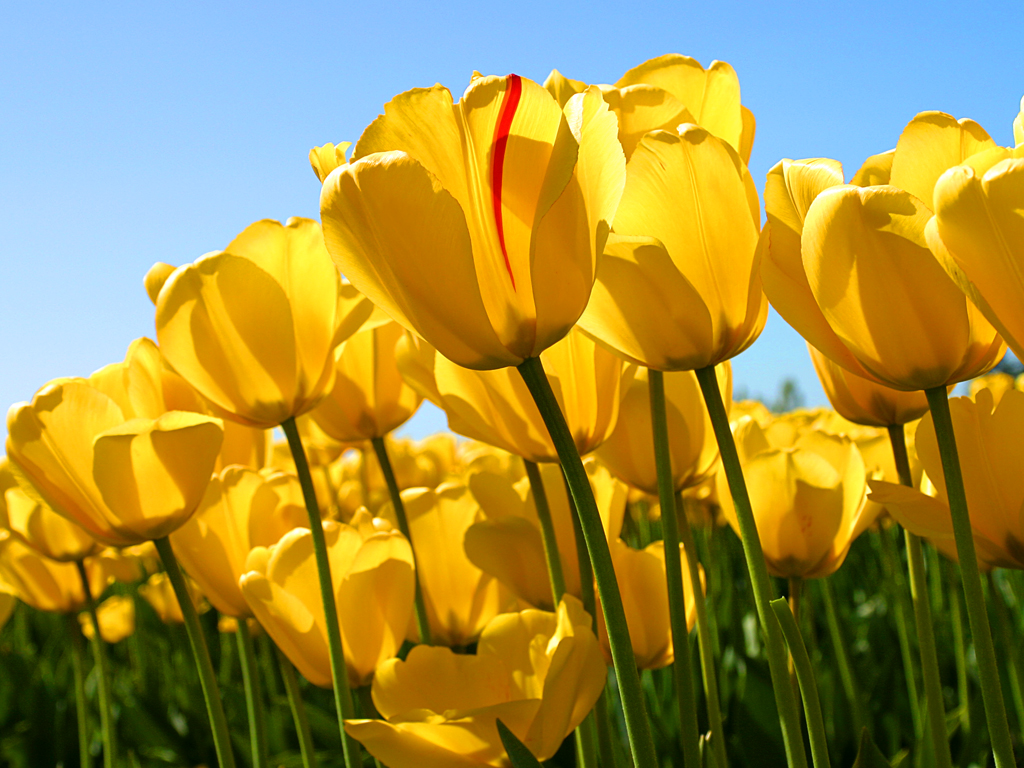
#> input picture data/tulips.jpg, 1024 x 768 px
$ jupyter execute --allow-errors nb_rub.ipynb
#> lines starting #> are read from the running program, lines starting #| are printed output that depends on the picture; after the words box and inside, x2 and y2 are one past the last pixel; in counts of white or black regions, pixels touching at a corner belong together
#> further down, img is the input picture: shape (768, 1024, 3); mean R, G, B 161.3, 143.3, 66.7
<h1><center>Projet ACV</center></h1>

# Imports

[cell 1]
from matplotlib import pyplot as plt
plt.rcParams['figure.figsize'] = [15, 10]

import numpy as np
import cv2 # librairie OpenCV

# Filtres statiques

[cell 2]
# Conversion de l'image de BGR en RGB

# [4 lines left out: function to_RGB, not called in this run]

[cell 3]
# Conversion en HSV

# [4 lines left out: function to_HSV, not called in this run]

[cell 4]
# [10 lines left out: function filtre_miroir_vertic, not called in this run]

[cell 5]
def filtre_miroir_horiz(image):
    '''Applique un filtre miroir à l'horizontale de l'image entrée en input'''
    # A FAIRE
    height, width = image.shape[:2]
#> height = 768; width = 1024
    image_miroir = np.zeros((height, width, 3), 'uint8')
    demi_image = image[0:height//2,:]
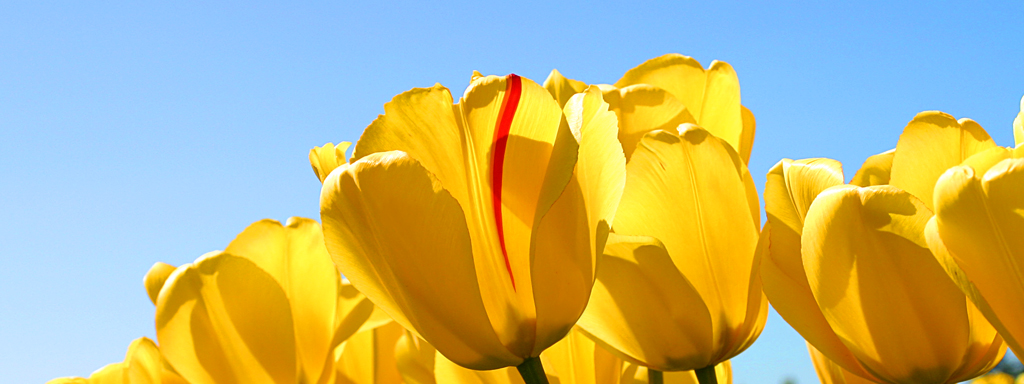
#> demi_image: shape (384, 1024, 3); mean R, G, B 188.3, 180.8, 125.2
    demi_image_miroir = np.flip(demi_image, axis = 0)
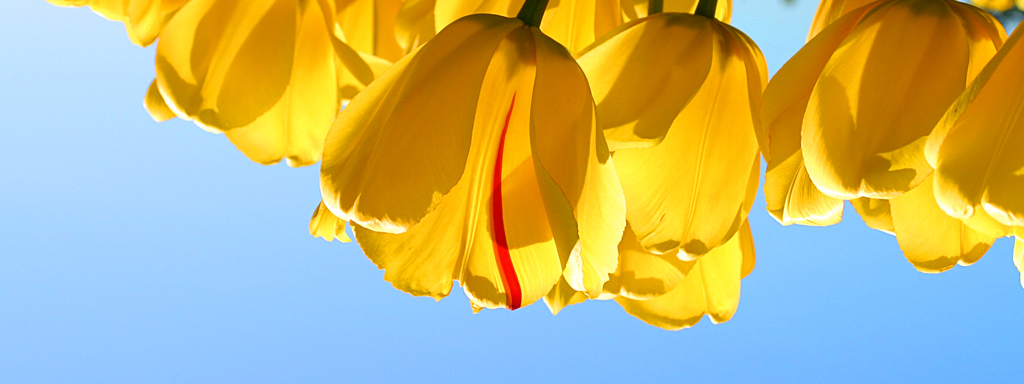
#> demi_image_miroir: shape (384, 1024, 3); mean R, G, B 188.3, 180.8, 125.2
    image_miroir[0:height//2,:] = demi_image
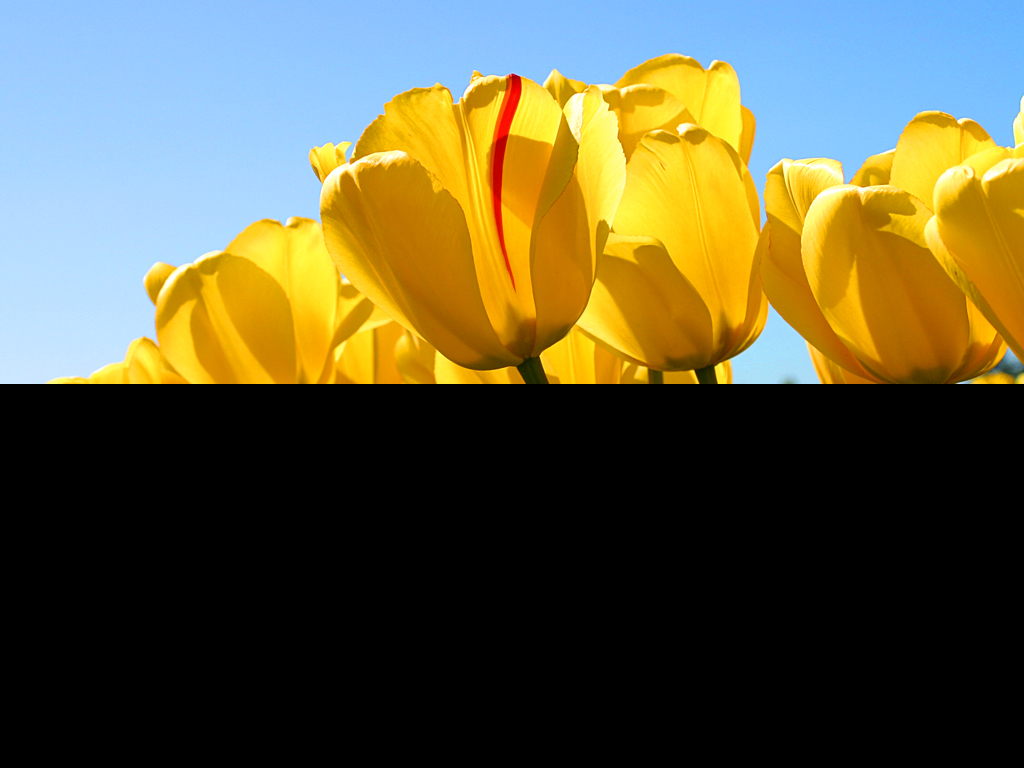
#> image_miroir: shape (768, 1024, 3); mean R, G, B 94.2, 90.4, 62.6
    image_miroir[height//2:,:] = demi_image_miroir
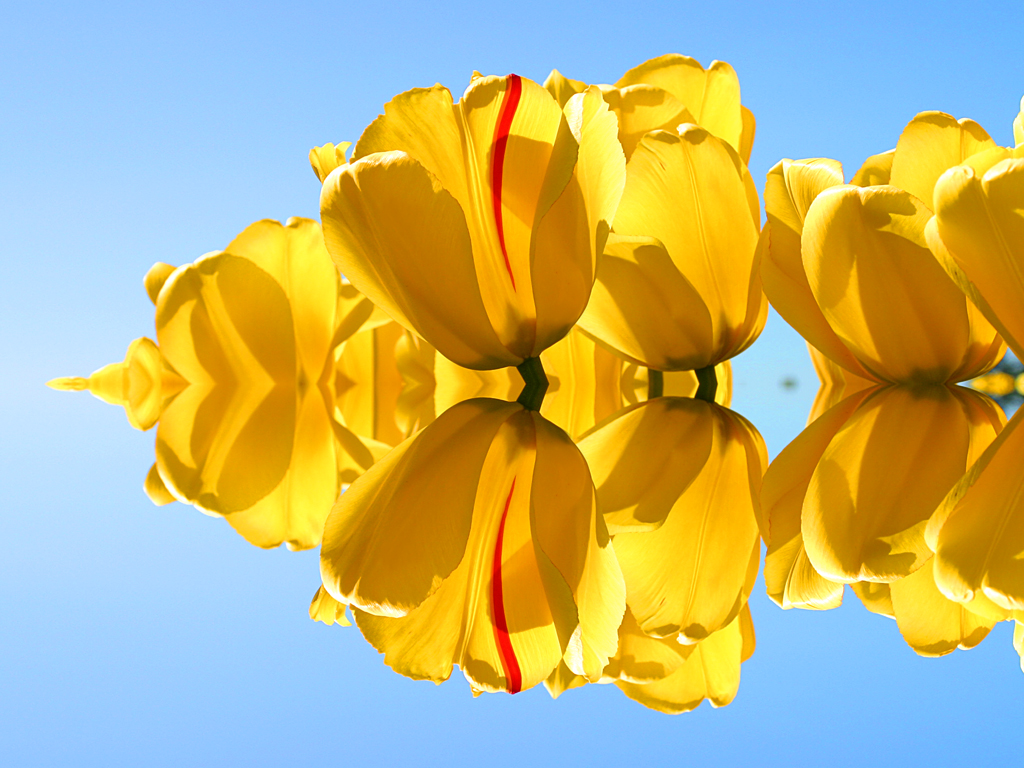
#> image_miroir: shape (768, 1024, 3); mean R, G, B 188.3, 180.8, 125.2

    return image_miroir

[cell 6]
img = plt.imread('data/tulips.jpg')

plt.figure()
plt.imshow(filtre_miroir_horiz(img))

[cell 7]
# [4 lines left out: function filtre_flou, not called in this run]

[cell 8]
# [7 lines left out: function filtre_gray, not called in this run]

[cell 9]
# [6 lines left out: function filtre_sepia, not called in this run]
# NE MARCHE PAS

[cell 10]
# [6 lines left out: function filtre_pixel, not called in this run]

#> (a cell that did not finish here is left out)

[cell 12]
# A IMPLEMENTER EN FONCTION ET TESTER - SI BESOIN - FILTERING ET EDGE DETECTION
img = cv2.imread('data/messi.jpg', cv2.IMREAD_GRAYSCALE)
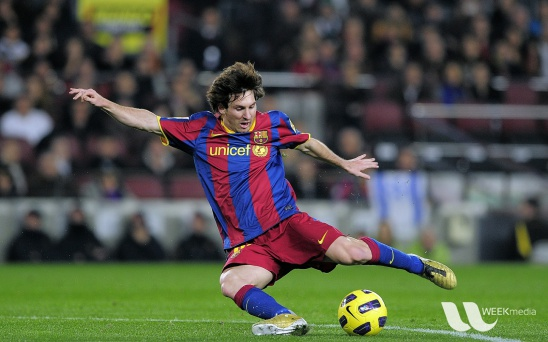
#> input picture data/messi.jpg, 548 x 342 px
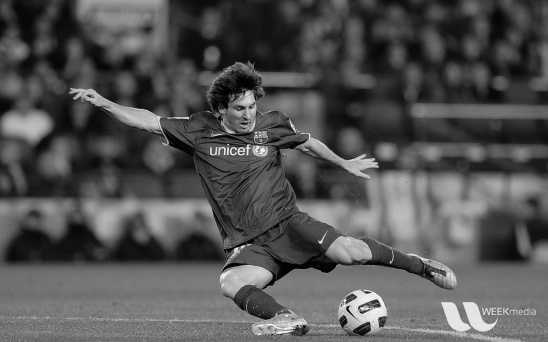
#> img: shape (342, 548); min 0, max 253, mean 83.3
edge = cv2.Canny(img, 100, 200)
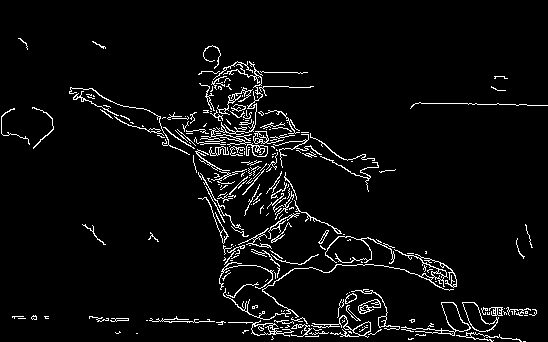
#> edge: shape (342, 548); 4.7% white in thin lines or dots, all inside (x1, y1, x2, y2) = (1, 38, 548, 342)

plt.figure()

plt.subplot(121)
plt.title('Original Image')
plt.imshow(img, cmap='gray')

plt.subplot(122)
plt.title('Edge Image')
plt.imshow(edge, cmap='gray')
